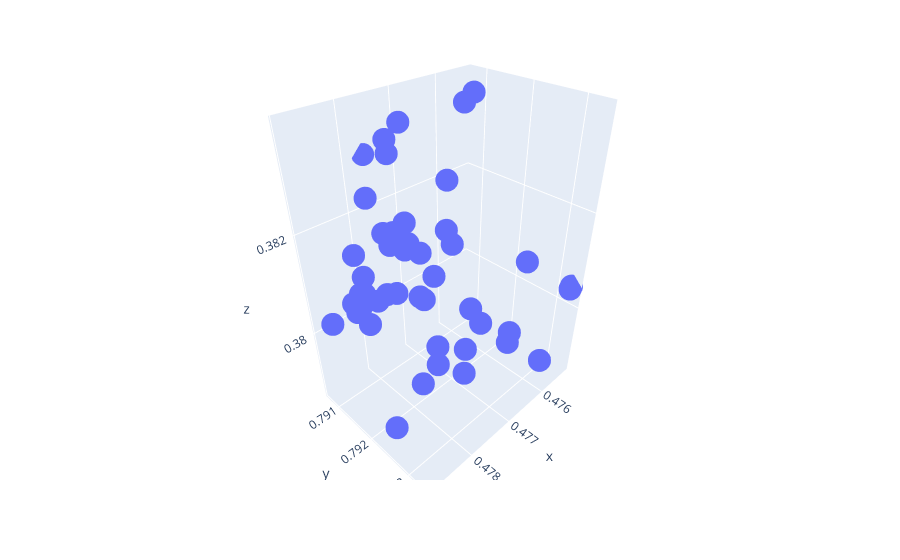

Notebook code for this chart:
### Code cell
import plotly.express as px
fig = px.scatter_3d(x=a[:,0].tolist(), y=a[:,1].tolist(), z=a[:,2].tolist())
fig.show()
fig.write_html('/home/wilson/a.html')

# fig = plt.figure()
# ax = fig.add_subplot(projection='3d')
# ax.scatter(a[:,0].tolist(), a[:,1].tolist(), a[:,2].tolist(), c='b', alpha=1.)
# ax.scatter(full_a[:,0].tolist(), full_a[:,1].tolist(), full_a[:,2].tolist(), c='b', alpha=0.1)
# plt.show()
# plt.scatter(d[:,0].tolist(), d[:,1].tolist())
